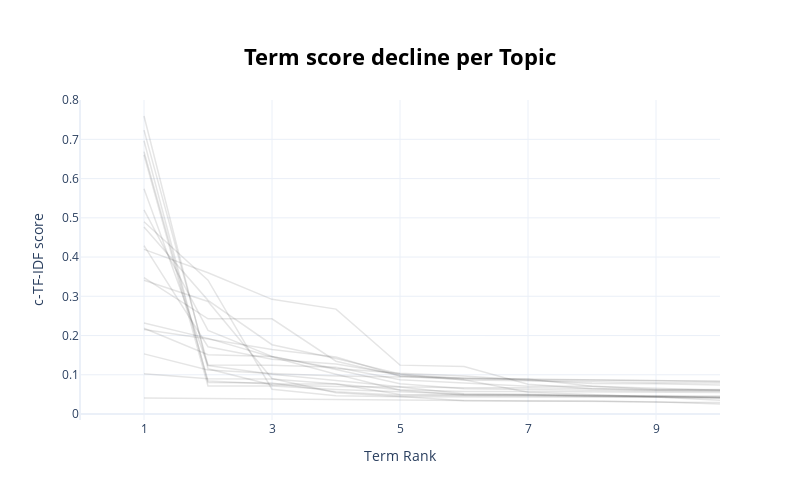

This figure's notebook cell:
### Code cell
# Visualize term rank decrease
topic_model.visualize_term_rank()

### Figure 1 — Plotly figure (JSON) as saved in the notebook; plotly's stock layout.template omitted (floating-point values rounded to 4 significant figures)
{"data": [{"hovertext": "<b>Topic -1</b>:life_man_time_story_last_american_", "line": {"color": "black", "width": 1.5}, "mode": "lines+lines", "name": "", "opacity": 0.1, "type": "scatter", "x": [1, 2, 3, 4, 5, 6, 7, 8, 9, 10], "y": [0.04052, 0.03924, 0.03669, 0.03541, 0.03501, 0.03367, 0.0333, 0.03303, 0.03009, 0.02912]}, {"hovertext": "<b>Topic 0</b>:girl_love_men_dead_man_crime_game_d", "line": {"color": "black", "width": 1.5}, "mode": "lines+lines", "name": "", "opacity": 0.1, "type": "scatter", "x": [1, 2, 3, 4, 5, 6, 7, 8, 9, 10], "y": [0.1028, 0.09004, 0.08892, 0.07643, 0.04988, 0.04942, 0.04715, 0.047, 0.04587, 0.04572]}, {"hovertext": "<b>Topic 1</b>:miss_mr_john_bob_name_life_back_hal", "line": {"color": "black", "width": 1.5}, "mode": "lines+lines", "name": "", "opacity": 0.1, "type": "scatter", "x": [1, 2, 3, 4, 5, 6, 7, 8, 9, 10], "y": [0.2318, 0.1928, 0.1455, 0.1013, 0.06041, 0.04835, 0.04775, 0.04578, 0.04414, 0.04088]}, {"hovertext": "<b>Topic 2</b>:el_le_name_son_go_child_happened_sp", "line": {"color": "black", "width": 1.5}, "mode": "lines+lines", "name": "", "opacity": 0.1, "type": "scatter", "x": [1, 2, 3, 4, 5, 6, 7, 8, 9, 10], "y": [0.4899, 0.3413, 0.06311, 0.04651, 0.04404, 0.04404, 0.04393, 0.0424, 0.0424, 0.04106]}, {"hovertext": "<b>Topic 3</b>:night_day_last_good_come_first_part", "line": {"color": "black", "width": 1.5}, "mode": "lines+lines", "name": "", "opacity": 0.1, "type": "scatter", "x": [1, 2, 3, 4, 5, 6, 7, 8, 9, 10], "y": [0.341, 0.2869, 0.09048, 0.05436, 0.04437, 0.03405, 0.03341, 0.03256, 0.03135, 0.02549]}, {"hovertext": "<b>Topic 4</b>:sweet_part_whats_hall_gone_man_bett", "line": {"color": "black", "width": 1.5}, "mode": "lines+lines", "name": "", "opacity": 0.1, "type": "scatter", "x": [1, 2, 3, 4, 5, 6, 7, 8, 9, 10], "y": [0.1533, 0.1119, 0.103, 0.09679, 0.09417, 0.09046, 0.08756, 0.08689, 0.08569, 0.0823]}, {"hovertext": "<b>Topic 5</b>:son_kid_child_like_killed_baby_firs", "line": {"color": "black", "width": 1.5}, "mode": "lines+lines", "name": "", "opacity": 0.1, "type": "scatter", "x": [1, 2, 3, 4, 5, 6, 7, 8, 9, 10], "y": [0.3477, 0.2426, 0.2426, 0.1346, 0.09694, 0.08721, 0.05543, 0.04967, 0.04336, 0.03528]}, {"hovertext": "<b>Topic 6</b>:12_10_13_year_die_piece_way_whats_b", "line": {"color": "black", "width": 1.5}, "mode": "lines+lines", "name": "", "opacity": 0.1, "type": "scatter", "x": [1, 2, 3, 4, 5, 6, 7, 8, 9, 10], "y": [0.4197, 0.3601, 0.2923, 0.2674, 0.1245, 0.121, 0.07572, 0.06436, 0.0605, 0.05885]}, {"hovertext": "<b>Topic 7</b>:water_black_earth_end_great_must_sh", "line": {"color": "black", "width": 1.5}, "mode": "lines+lines", "name": "", "opacity": 0.1, "type": "scatter", "x": [1, 2, 3, 4, 5, 6, 7, 8, 9, 10], "y": [0.7595, 0.1153, 0.07407, 0.06989, 0.06913, 0.05181, 0.04943, 0.04738, 0.044, 0.04326]}, {"hovertext": "<b>Topic 8</b>:movie_fantastic_iii_part_story_ii_b", "line": {"color": "black", "width": 1.5}, "mode": "lines+lines", "name": "", "opacity": 0.1, "type": "scatter", "x": [1, 2, 3, 4, 5, 6, 7, 8, 9, 10], "y": [0.6608, 0.07141, 0.07117, 0.06216, 0.05668, 0.05057, 0.04955, 0.04572, 0.04572, 0.04124]}, {"hovertext": "<b>Topic 9</b>:animal_beautiful_american_people_wh", "line": {"color": "black", "width": 1.5}, "mode": "lines+lines", "name": "", "opacity": 0.1, "type": "scatter", "x": [1, 2, 3, 4, 5, 6, 7, 8, 9, 10], "y": [0.6687, 0.08409, 0.0766, 0.07654, 0.06209, 0.05736, 0.05736, 0.05599, 0.05575, 0.05492]}, {"hovertext": "<b>Topic 10</b>:journey_long_street_back_end_home_", "line": {"color": "black", "width": 1.5}, "mode": "lines+lines", "name": "", "opacity": 0.1, "type": "scatter", "x": [1, 2, 3, 4, 5, 6, 7, 8, 9, 10], "y": [0.5205, 0.213, 0.1468, 0.1136, 0.07738, 0.0641, 0.06232, 0.0605, 0.05885, 0.05885]}, {"hovertext": "<b>Topic 11</b>:song_never_live_journey_gay_stop_c", "line": {"color": "black", "width": 1.5}, "mode": "lines+lines", "name": "", "opacity": 0.1, "type": "scatter", "x": [1, 2, 3, 4, 5, 6, 7, 8, 9, 10], "y": [0.5741, 0.1236, 0.1015, 0.08623, 0.06931, 0.06711, 0.06711, 0.06515, 0.06177, 0.06177]}, {"hovertext": "<b>Topic 12</b>:city_beautiful_little_sweet_home_b", "line": {"color": "black", "width": 1.5}, "mode": "lines+lines", "name": "", "opacity": 0.1, "type": "scatter", "x": [1, 2, 3, 4, 5, 6, 7, 8, 9, 10], "y": [0.2153, 0.1909, 0.1644, 0.145, 0.09701, 0.09156, 0.08908, 0.08682, 0.08474, 0.08437]}, {"hovertext": "<b>Topic 13</b>:fat_big_get_gay_late_second_love_l", "line": {"color": "black", "width": 1.5}, "mode": "lines+lines", "name": "", "opacity": 0.1, "type": "scatter", "x": [1, 2, 3, 4, 5, 6, 7, 8, 9, 10], "y": [0.2186, 0.1511, 0.1464, 0.1163, 0.1036, 0.09674, 0.08621, 0.07797, 0.07694, 0.07407]}, {"hovertext": "<b>Topic 14</b>:home_sweet_hell_movie_rule_big_bet", "line": {"color": "black", "width": 1.5}, "mode": "lines+lines", "name": "", "opacity": 0.1, "type": "scatter", "x": [1, 2, 3, 4, 5, 6, 7, 8, 9, 10], "y": [0.6964, 0.08007, 0.07878, 0.05649, 0.04794, 0.04659, 0.04574, 0.04476, 0.04369, 0.04319]}, {"hovertext": "<b>Topic 15</b>:age_never_chasing_city_let_come_li", "line": {"color": "black", "width": 1.5}, "mode": "lines+lines", "name": "", "opacity": 0.1, "type": "scatter", "x": [1, 2, 3, 4, 5, 6, 7, 8, 9, 10], "y": [0.4292, 0.1715, 0.1396, 0.1274, 0.1008, 0.08667, 0.08481, 0.08201, 0.07982, 0.07906]}, {"hovertext": "<b>Topic 16</b>:black_white_red_light_west_world_r", "line": {"color": "black", "width": 1.5}, "mode": "lines+lines", "name": "", "opacity": 0.1, "type": "scatter", "x": [1, 2, 3, 4, 5, 6, 7, 8, 9, 10], "y": [0.4766, 0.2897, 0.1766, 0.1414, 0.1022, 0.08955, 0.08941, 0.07068, 0.06239, 0.06239]}, {"hovertext": "<b>Topic 17</b>:war_men_john_long_chasing_going_di", "line": {"color": "black", "width": 1.5}, "mode": "lines+lines", "name": "", "opacity": 0.1, "type": "scatter", "x": [1, 2, 3, 4, 5, 6, 7, 8, 9, 10], "y": [0.7235, 0.1246, 0.1242, 0.1193, 0.08724, 0.07839, 0.07067, 0.07067, 0.06598, 0.06043]}], "layout": {"height": 500, "hoverlabel": {"bgcolor": "white", "font": {"family": "Rockwell", "size": 16}}, "showlegend": false, "title": {"font": {"color": "Black", "size": 22}, "text": "<b>Term score decline per Topic</b>", "x": 0.5, "xanchor": "center", "y": 0.9, "yanchor": "top"}, "width": 800, "xaxis": {"dtick": 2, "range": [0, 10], "tick0": 1, "title": {"text": "Term Rank"}}, "yaxis": {"title": {"text": "c-TF-IDF score"}}}}
